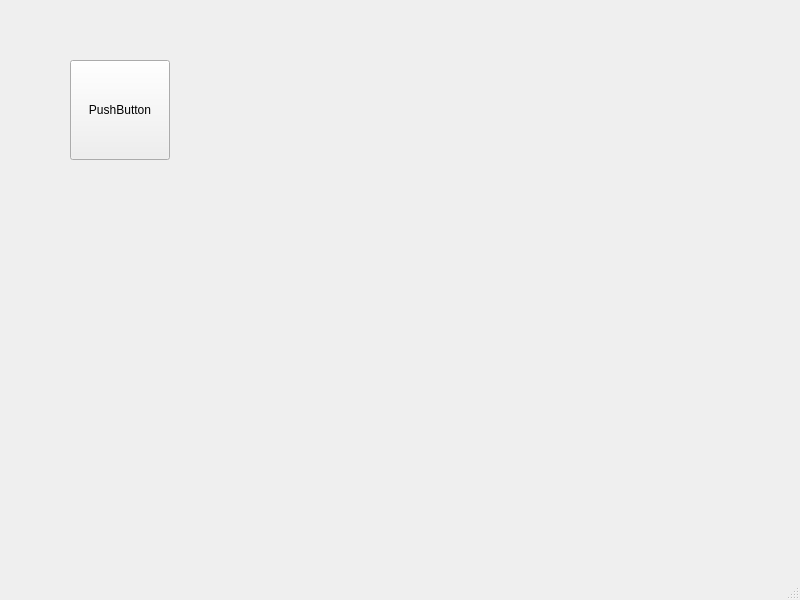
<?xml version="1.0" encoding="UTF-8"?>
<ui version="4.0">
 <class>MainWindow</class>
 <widget class="QMainWindow" name="MainWindow">
  <property name="geometry">
   <rect>
    <x>0</x>
    <y>0</y>
    <width>800</width>
    <height>600</height>
   </rect>
  </property>
  <property name="windowTitle">
   <string>MainWindow</string>
  </property>
  <widget class="QWidget" name="centralwidget">
   <widget class="QPushButton" name="pushButton">
    <property name="geometry">
     <rect>
      <x>70</x>
      <y>60</y>
      <width>100</width>
      <height>100</height>
     </rect>
    </property>
    <property name="minimumSize">
     <size>
      <width>100</width>
      <height>100</height>
     </size>
    </property>
    <property name="maximumSize">
     <size>
      <width>300</width>
      <height>300</height>
     </size>
    </property>
    <property name="text">
     <string>PushButton</string>
    </property>
   </widget>
  </widget>
  <widget class="QMenuBar" name="menubar">
   <property name="geometry">
    <rect>
     <x>0</x>
     <y>0</y>
     <width>800</width>
     <height>22</height>
    </rect>
   </property>
  </widget>
  <widget class="QStatusBar" name="statusbar"/>
 </widget>
 <resources/>
 <connections/>
</ui>
